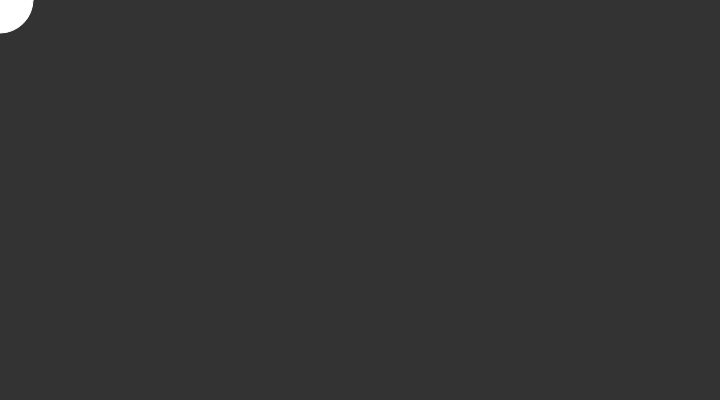
Frame 1 (no input)
Frame 60 (no input): identical to frame 1, image omitted
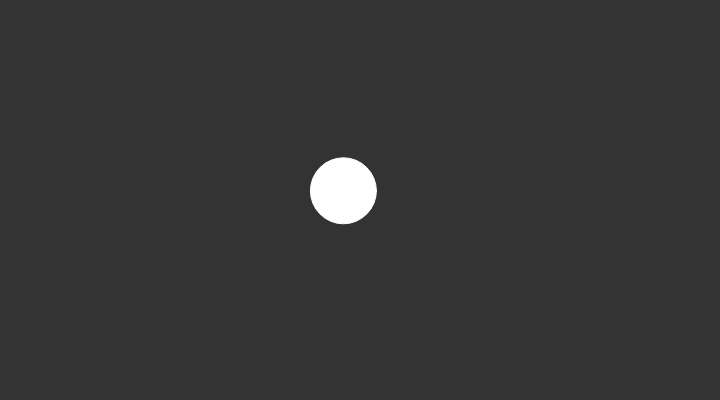
Frame 120 (the mouse pressed at the canvas centre since frame 60)

The p5.js sketch that drew these frames (run headless with seeded random() and noise() and a simulated clock; from frame 60 on, the mouse is pressed at the canvas centre):

// p5.js sketch
// ── sketch.js

let x = 0;
let y = 0;

function setup() {
  createCanvas(720, 400);
  noStroke();
}

function draw() {
  background(51);

  // lerp() calculates a number between two numbers at a specific increment.
  // The amt parameter is the amount to interpolate between the two values
  // where 0.0 equal to the first point, 0.1 is very near the first point, 0.5
  // is half-way in between, etc.

  // Here we are moving 5% of the way to the mouse location each frame
  x = lerp(x, mouseX, 0.05);
  y = lerp(y, mouseY, 0.05);

  fill(255);
  stroke(255);
  ellipse(x, y, 66, 66);
}
